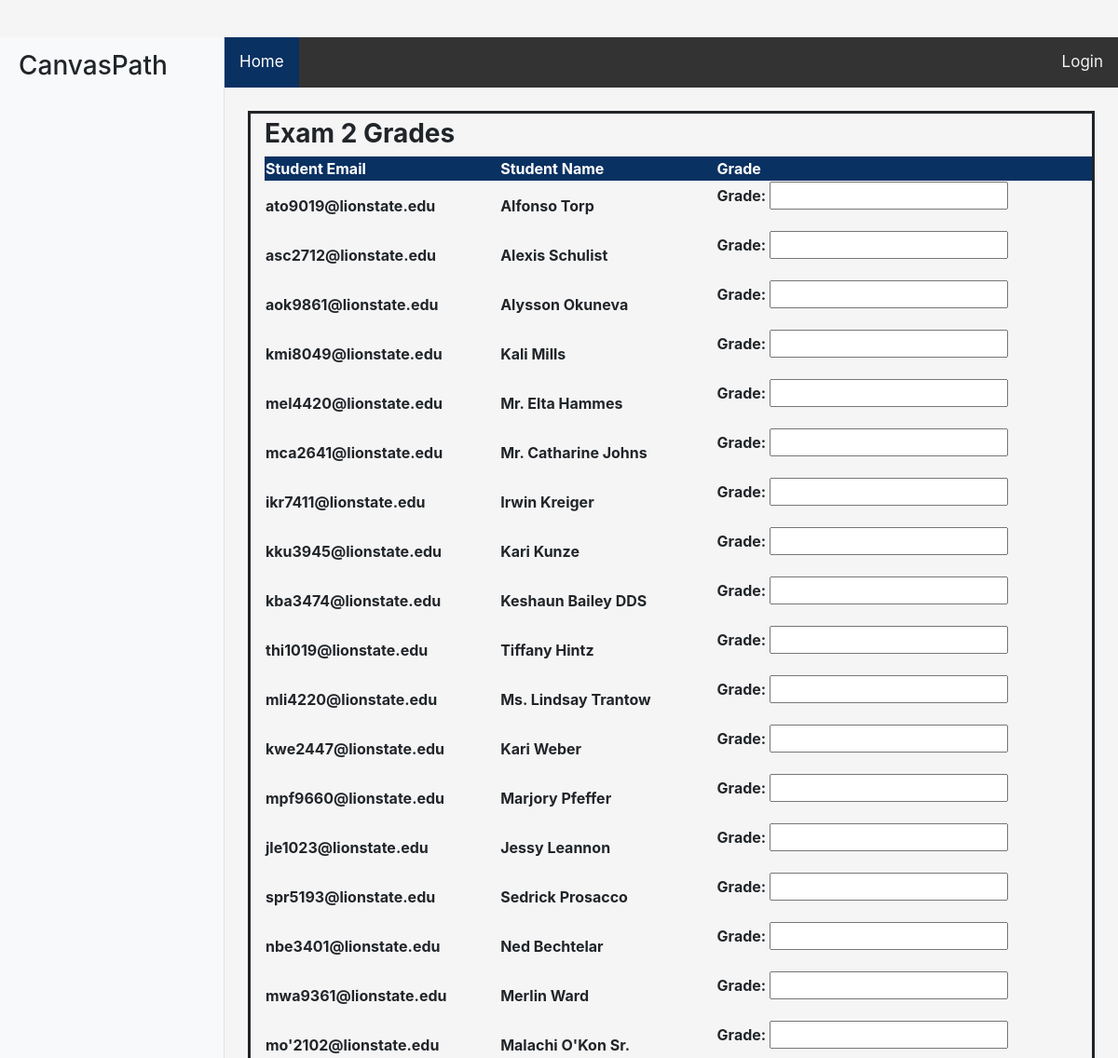
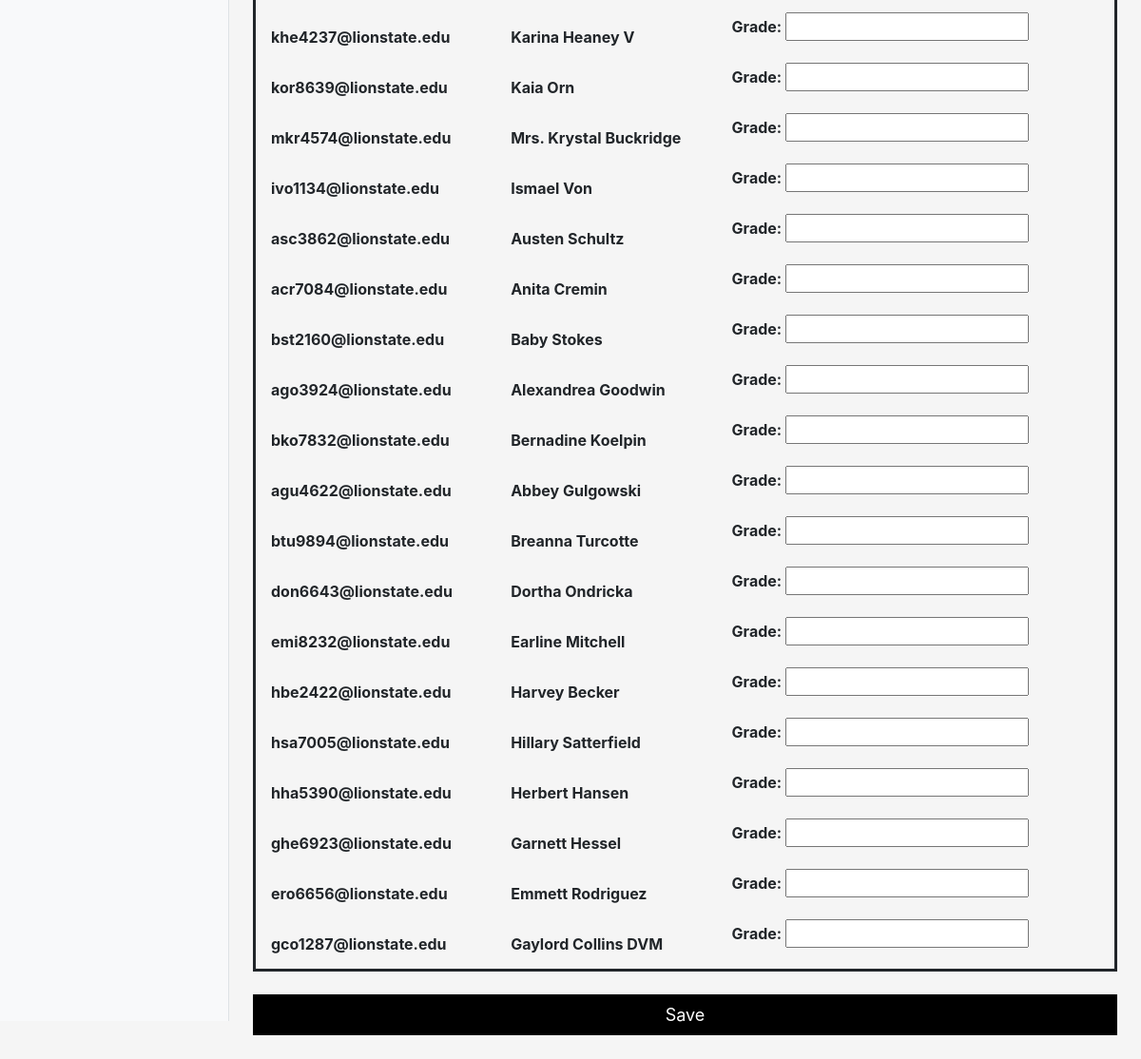
/exams/97/, run on the app's committed database (2 pictures, top to bottom).
### courses/models.py (models this page shows, shortened)
class Exam(models.Model):
    course = models.ForeignKey("courses.Course", on_delete=models.CASCADE)
    section = models.ForeignKey("courses.Section", on_delete=models.CASCADE)
    exam_no = models.PositiveSmallIntegerField()
    exam_details = models.CharField(max_length=250)
    class Meta:
        unique_together = (("course", "section", "exam_no"),)

class ExamGrade(models.Model):
    student = models.ForeignKey("courses.Student", on_delete=models.CASCADE)
    course = models.ForeignKey("courses.Course", on_delete=models.CASCADE)
    section = models.ForeignKey("courses.Section", on_delete=models.CASCADE)
    exam = models.ForeignKey("courses.Exam", on_delete=models.CASCADE)
    grade = models.FloatField(null=True)
    class Meta:
        unique_together = (("student", "course", "section", "exam"),)

class Student(models.Model):
    name = models.CharField(max_length=25)
    age = models.PositiveSmallIntegerField()
    gender = models.CharField(max_length=6)
    major = models.CharField(max_length=25)
    street = models.CharField(max_length=25)
    zipcode = models.ForeignKey("courses.Zipcode", on_delete=models.DO_NOTHING)
    phone = models.CharField(max_length=10)
    user = models.OneToOneField(User, on_delete=models.CASCADE)

### courses/views.py (the view, shortened to what this page needs)
# urls.py: path('exams/<int:pk>/', ExamDetail.as_view(), name="exam-detail"),
class ExamDetail(View):
    def get(self, request, pk):
        exam = Exam.objects.get(id=pk)
        exam_grades = ExamGrade.objects.filter(exam=exam)
        exam_grade_formset = ExamGradeFormset(instance=exam)
        exam_grades = zip(exam_grades, exam_grade_formset)
        return render(request, "exam_detail.html", {"exam": exam, "exam_grades": exam_grades, "exam_grade_formset":
                                                    exam_grade_formset})

### courses/templates/exam_detail.html (shortened to what this page needs)
{% extends 'base.html' %}
{% block content %}
    <form method="post">
        <div style="border-style: solid; padding-left: 15px; padding-top: 5px;">
        <h3> <b>Exam {{ exam.exam_no }} Grades</b></h3>
        <table style="width: 100%";>
            <tr style="background-color: #093162;">
                <th style="color: white";>Student Email</th>
                <th style="color: white";>Student Name</th>
                <th style="color: white";>Grade</th>
            </tr>
        {% for exam_grade in exam_grades %}
            <tr>
                <th>{{ exam_grade.0.student.user.email }}</th>
                <th>{{ exam_grade.0.student.name }}</th>
                <th>{{ exam_grade.1.as_p }}</th>
            </tr>
        {% endfor %}
        </table>
        </div>
        <br>
        <button type="submit">Save</button>
    </form>
{% endblock content %}

### static/css/login.css (style rules this page uses)
html, body { height: 100%; }

### static/css/sidebar.css (style rules this page uses)
body { overflow-x: hidden; }

### static/css/profile.css (style rules this page uses)
button { border: none; outline: 0; display: inline-block; padding: 8px; color: white; background-color: #000; text-align: center; cursor: pointer; width: 100%; font-size: 18px; }

### data on the page
Exam: exam_no "2"
ExamGrade: student.email "ato9019@lionstate.edu", student.name "Alfonso Torp"
ExamGrade: student.email "asc2712@lionstate.edu", student.name "Alexis Schulist"
ExamGrade: student.email "aok9861@lionstate.edu", student.name "Alysson Okuneva"
ExamGrade: student.email "kmi8049@lionstate.edu", student.name "Kali Mills"
ExamGrade: student.email "mel4420@lionstate.edu", student.name "Mr. Elta Hammes"
ExamGrade: student.email "mca2641@lionstate.edu", student.name "Mr. Catharine Johns"
ExamGrade: student.email "ikr7411@lionstate.edu", student.name "Irwin Kreiger"
ExamGrade: student.email "kku3945@lionstate.edu", student.name "Kari Kunze"
ExamGrade: student.email "kba3474@lionstate.edu", student.name "Keshaun Bailey DDS"
ExamGrade: student.email "thi1019@lionstate.edu", student.name "Tiffany Hintz"
ExamGrade: student.email "mli4220@lionstate.edu", student.name "Ms. Lindsay Trantow"
ExamGrade: student.email "kwe2447@lionstate.edu", student.name "Kari Weber"
ExamGrade: student.email "mpf9660@lionstate.edu", student.name "Marjory Pfeffer"
ExamGrade: student.email "jle1023@lionstate.edu", student.name "Jessy Leannon"
ExamGrade: student.email "spr5193@lionstate.edu", student.name "Sedrick Prosacco"
ExamGrade: student.email "nbe3401@lionstate.edu", student.name "Ned Bechtelar"
ExamGrade: student.email "mwa9361@lionstate.edu", student.name "Merlin Ward"
ExamGrade: student.email "mo'2102@lionstate.edu", student.name "Malachi O'Kon Sr."
ExamGrade: student.email "khe4237@lionstate.edu", student.name "Karina Heaney V"
ExamGrade: student.email "kor8639@lionstate.edu", student.name "Kaia Orn"
ExamGrade: student.email "mkr4574@lionstate.edu", student.name "Mrs. Krystal Buckridge"
ExamGrade: student.email "ivo1134@lionstate.edu", student.name "Ismael Von"
ExamGrade: student.email "asc3862@lionstate.edu", student.name "Austen Schultz"
ExamGrade: student.email "acr7084@lionstate.edu", student.name "Anita Cremin"
ExamGrade: student.email "bst2160@lionstate.edu", student.name "Baby Stokes"
ExamGrade: student.email "ago3924@lionstate.edu", student.name "Alexandrea Goodwin"
ExamGrade: student.email "bko7832@lionstate.edu", student.name "Bernadine Koelpin"
ExamGrade: student.email "agu4622@lionstate.edu", student.name "Abbey Gulgowski"
ExamGrade: student.email "btu9894@lionstate.edu", student.name "Breanna Turcotte"
ExamGrade: student.email "don6643@lionstate.edu", student.name "Dortha Ondricka"
ExamGrade: student.email "emi8232@lionstate.edu", student.name "Earline Mitchell"
ExamGrade: student.email "hbe2422@lionstate.edu", student.name "Harvey Becker"
ExamGrade: student.email "hsa7005@lionstate.edu", student.name "Hillary Satterfield"
ExamGrade: student.email "hha5390@lionstate.edu", student.name "Herbert Hansen"
ExamGrade: student.email "ghe6923@lionstate.edu", student.name "Garnett Hessel"
ExamGrade: student.email "ero6656@lionstate.edu", student.name "Emmett Rodriguez"
ExamGrade: student.email "gco1287@lionstate.edu", student.name "Gaylord Collins DVM"
